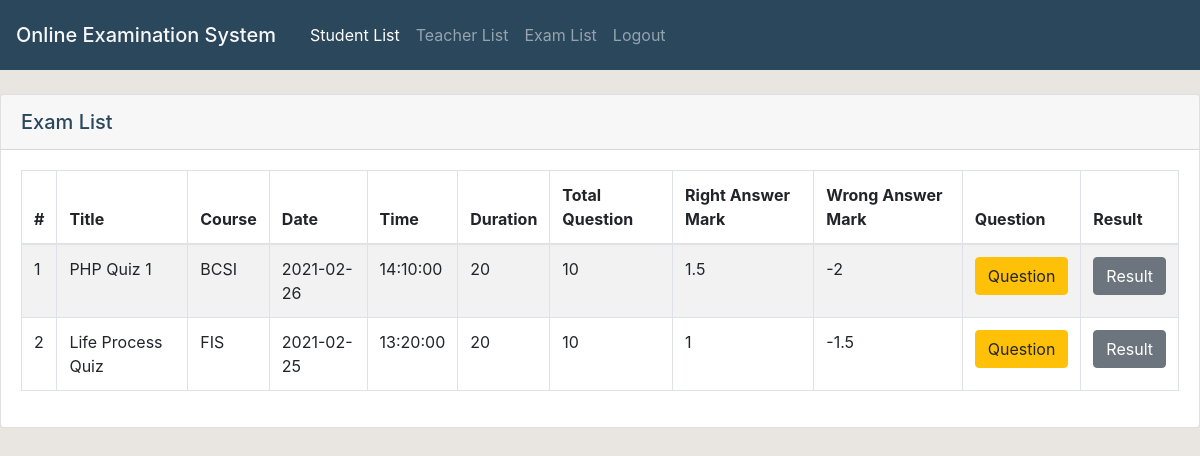
/adminHome.php?nav=examList (signed in), run on an earlier commit of the app's database.
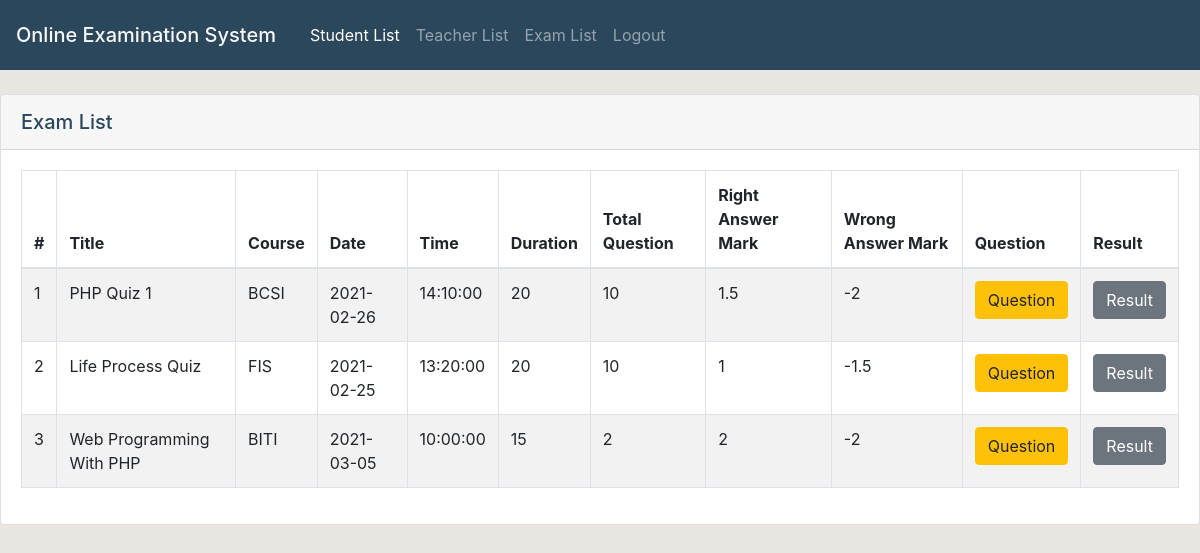
And on a later commit of the database.
### tables this page shows
CREATE TABLE `exam` (
  `examID` int(11) NOT NULL,
  `examTitle` varchar(50) NOT NULL,
  `courseID` varchar(10) NOT NULL,
  `date` date NOT NULL,
  `time` time NOT NULL,
  `duration` int(5) NOT NULL,
  `totalQuestion` int(5) NOT NULL,
  `rightAnsMark` float NOT NULL,
  `wrongAnsMark` float NOT NULL,
  `teacherID` varchar(30) NOT NULL
);

### examList.php (the view, shortened to what this page needs)
<div class="card">
    <div class="card-header" style="font-size: 20px; font-weight: 500;">
        Exam List
    </div>
    <div class="card-body">
        <table class="table table-striped table-bordered" style="width: 100%;" id="exam_table" cellspacing="0" width="100%">
            <thead>
                <tr>
                <th scope="col">#</th>
                <th scope="col">Title</th>
                <th scope="col">Course</th>
                <th scope="col">Date</th>
                <th scope="col">Time</th>
                <th scope="col">Duration</th>
                <th scope="col">Total Question</th>
                <th scope="col">Right Answer Mark</th>
                <th scope="col">Wrong Answer Mark</th>
                <th scope="col">Question</th>
                <th scope="col">Result</th>
                </tr>
            </thead>
            <tbody>
            <?php
                $examQuery = mysqli_query($conn, "SELECT * FROM exam");
                $examRow = mysqli_fetch_row($examQuery);
                do {
                    echo "<tr><td>{$examRow[0]}</td>";
                    echo "<td>{$examRow[1]}</td>";
                    echo "<td>{$examRow[2]}</td>";
                    echo "<td>{$examRow[3]}</td>";
                    echo "<td>{$examRow[4]}</td>";
                    echo "<td>{$examRow[5]}</td>";
                    echo "<td>{$examRow[6]}</td>";
                    echo "<td>{$examRow[7]}</td>";
                    echo "<td>{$examRow[8]}</td>";
                    echo "<form action='questionList.php?id=$examRow[0]' method='post'>";
                    echo "<td><input type='submit' class='btn btn-warning' name='question' value='Question'/></form></td>\n";
                    echo "<form action='resultList.php?id=$examRow[0]' method='post'>";
                    echo "<td><input type='submit' class='btn btn-secondary' name='result' value='Result'/></td></form></tr>\n";
                    $examRow = mysqli_fetch_row($examQuery);
                } while ($examRow);
            ?>
            </tbody>
        </table>
    </div>
</div>

### header.php (shortened to what this page needs)
<!DOCTYPE html>
<html>
<head>
    <link rel="stylesheet" href="https://cdn.jsdelivr.net/npm/bootstrap@4.6.0/dist/css/bootstrap.min.css">
    <link rel="stylesheet" href="css/header.css">
    <link rel="stylesheet" href="fonts/icomoon/style.css">
</head>
<body>
    <nav class="navbar navbar-expand-lg navbar-dark navbar-custom">
        <a class="navbar-brand" style="color: #F7F7F7; font-weight: 500;" href="adminHome.php">
            Online Examination System
        </a>
        <div class="collapse navbar-collapse" style="margin-left: 10px;" id="navbarNav">
          <ul class="navbar-nav">
            <?php
              if ($_SESSION["role"] == "admin") {
                echo "<li class='nav-item active'>";
                  echo "<a class='nav-link' href='adminHome.php?nav=studentList'>Student List<span class='sr-only'>(current)</span></a>";
                echo "</li>";
                echo "<li class='nav-item'>";
                  echo "<a class='nav-link' href='adminHome.php?nav=teacherList'>Teacher List</a>";
                echo "</li>";
                echo "<li class='nav-item'>";
                  echo "<a class='nav-link' href='adminHome.php?nav=examList'>Exam List</a>";
                echo "</li>";
                echo "<li class='nav-item'>";
                    echo "<a class='nav-link' href='logout.php'>Logout</a>";
                echo "</li>";
              } else if ($_SESSION["role"] == "teacher") {
                echo "<li class='nav-item active'>";
                  echo "<a class='nav-link' href='teacherHome.php?nav=examList'>Exam List</a>";
                echo "</li>";
                echo "<li class='nav-item'>";
                  echo "<a class='nav-link' href='teacherHome.php?nav=uploadTest'>Upload Test<span class='sr-only'>(current)</span></a>";
                echo "</li>";
                echo "<li class='nav-item'>";
                  echo "<a class='nav-link' href='logout.php'>Logout</a>";
                echo "</li>";
              } else if ($_SESSION["role"] == "student") {
                echo "<li class='nav-item active'>";
                  echo "<a class='nav-link' href='#'>Take Test<span class='sr-only'>(current)</span></a>";
                echo "</li>";
                echo "<li class='nav-item'>";
                  echo "<a class='nav-link' href='#'>View History<span class='sr-only'>(current)</span></a>";
                echo "</li>";
                echo "<li class='nav-item'>";
                  echo "<a class='nav-link' href='logout.php'>Logout</a>";
                echo "</li>";
              }
            ?>
          </ul>
        </div>
    </nav>
</body>
</html>

### dataTable.php (shortened to what this page needs)
<html>
<head>
    <link rel="stylesheet" type="text/css" href="https://cdn.datatables.net/v/bs4-4.1.1/dt-1.10.18/datatables.min.css"/>
</head>

### adminHome.php (shortened to what this page needs)
<?php
    include "header.php";
    include "dbConnection.php";
    include "dataTable.php";
?>
<body>
<br>
    <?php
        if ($_GET["nav"] == "studentList") {
            include "studentList.php";
        } else if ($_GET["nav"] == "teacherList") {
            include "teacherList.php";
        } else if ($_GET["nav"] == "examList") {
            include "examList.php";
        }
    ?>
</body>
</html>

### css/header.css (style rules this page uses)
body { background-color: #E9E6E1 ; color: #2B475C; }
.navbar-custom { background-color: #2B475C ; height: 70px; }

What changed in the data, as far as the page shows it:
added exam: examID "3", examTitle "Web Programming With PHP", courseID "BITI", date "2021-03-05", time "10:00:00", duration "15", totalQuestion "2", rightAnsMark "2", wrongAnsMark "-2"
